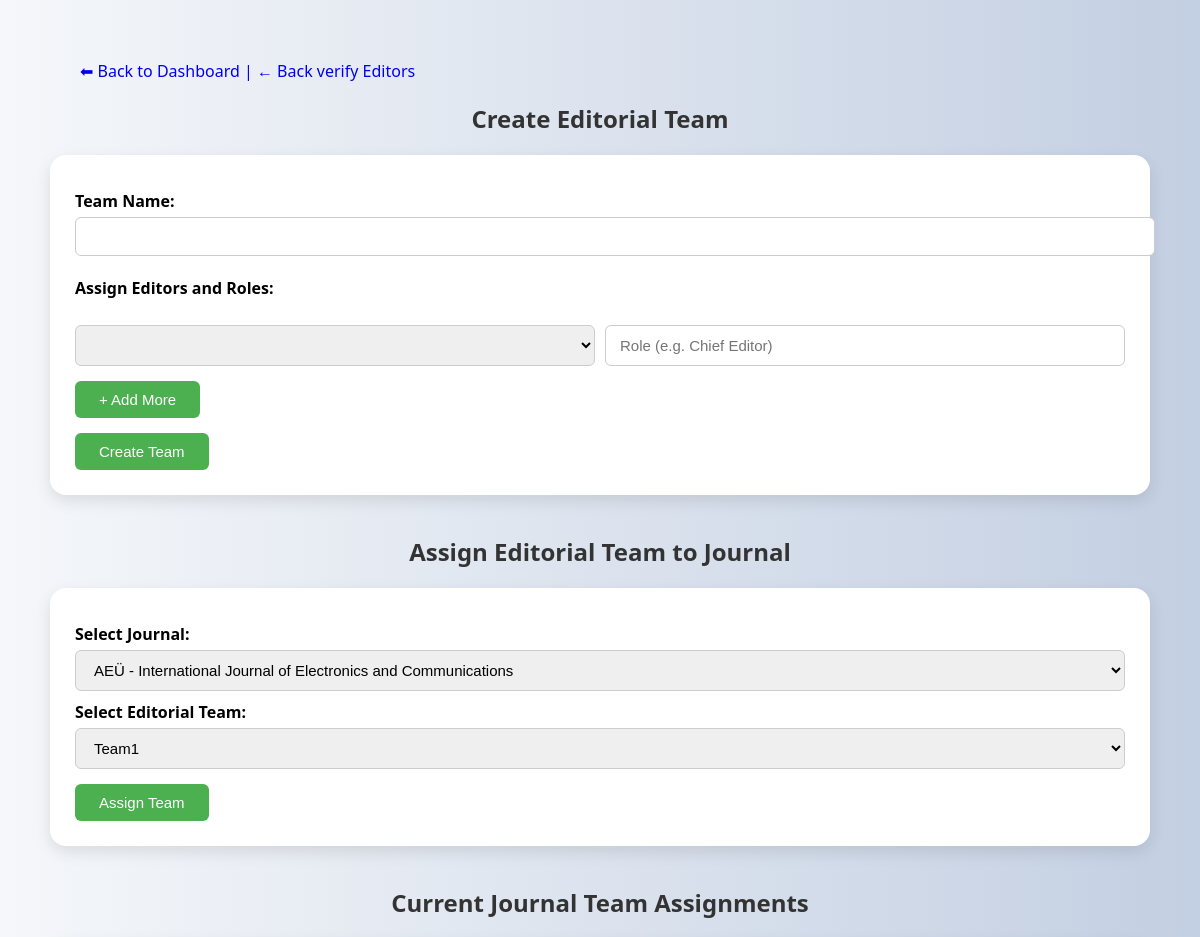
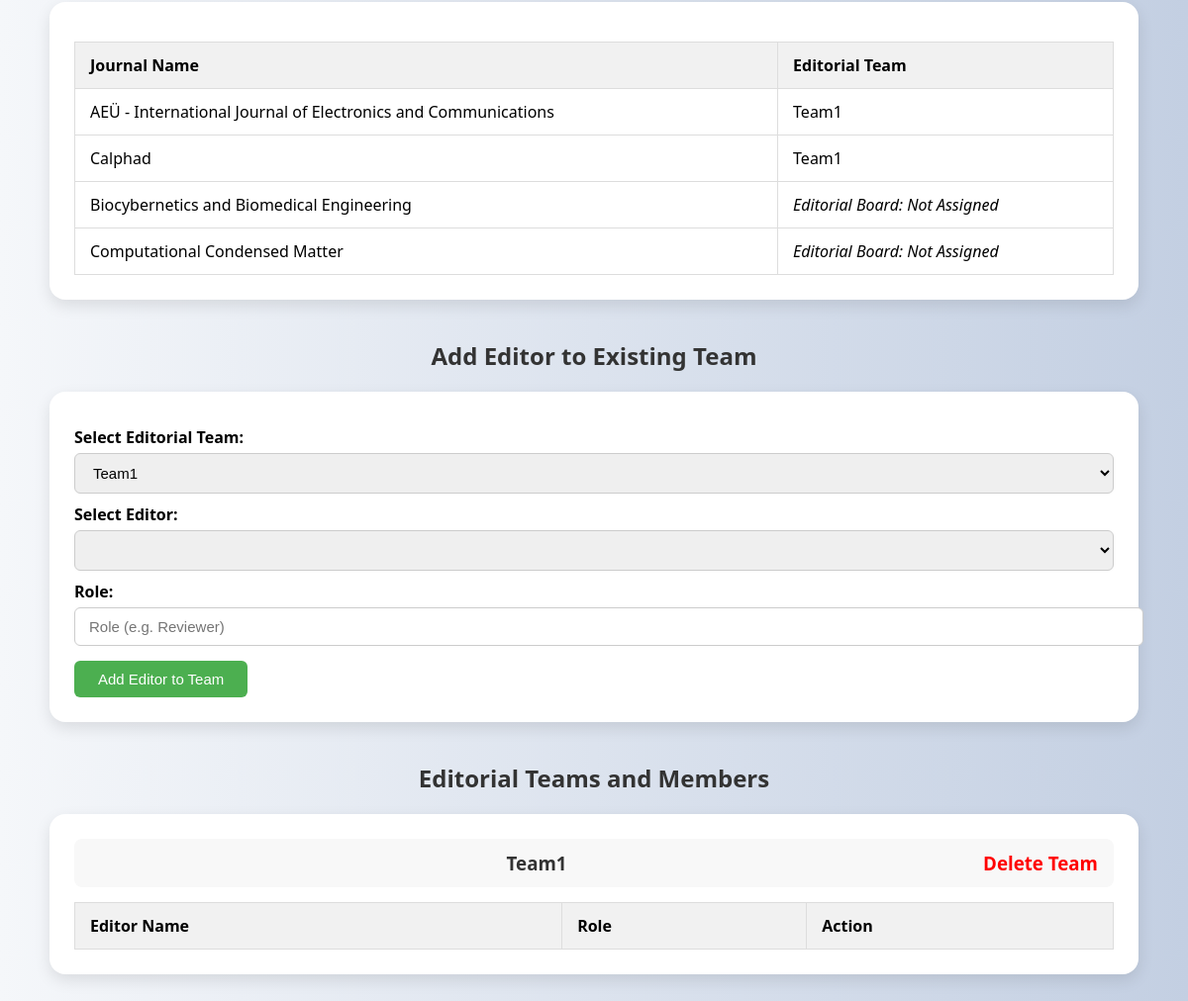
/admin/admin_editorial_teams.php, run on the app's committed database (2 pictures, top to bottom).
### tables this page shows
CREATE TABLE IF NOT EXISTS `journals` (
  `id` int NOT NULL AUTO_INCREMENT,
  `journal_name` varchar(255) NOT NULL,
  `primary_subject` varchar(255) NOT NULL,
  `secondary_subject` varchar(255) NOT NULL,
  `description` text NOT NULL,
  `publisher` varchar(255) NOT NULL,
  `issn` varchar(255) DEFAULT NULL,
  `access_type` varchar(255) NOT NULL,
  `author_payment_required` tinyint(1) DEFAULT '0',
  `reader_payment_required` tinyint(1) DEFAULT '0',
  `author_apc_amount` decimal(10,2) DEFAULT '0.00',
  `reader_fee_amount` decimal(10,2) DEFAULT '0.00',
  `payment_currency` varchar(10) DEFAULT NULL,
  `payment_link` varchar(255) DEFAULT NULL,
  `payment_notes` text,
  `submission_status` varchar(50) NOT NULL,
  `journal_image` varchar(255) DEFAULT NULL,
  `created_at` timestamp NULL DEFAULT CURRENT_TIMESTAMP,
  `journal_abbreviation` varchar(255) NOT NULL,
  `editorial_board` varchar(255) NOT NULL,
  `country` varchar(255) NOT NULL,
  `publication_frequency` varchar(255) NOT NULL,
  `indexing_info` text,
  `scope` text NOT NULL,
  `author_guidelines` varchar(255) DEFAULT NULL,
  `review_process` varchar(255) NOT NULL,
  `impact_factor` varchar(50) DEFAULT NULL,
  `citescore` varchar(50) DEFAULT NULL,
  `acceptance_rate` varchar(50) DEFAULT NULL,
  `editorial_team_id` int DEFAULT NULL,
  `keywords` text,
  PRIMARY KEY (`id`),
  KEY `fk_editorial_team` (`editorial_team_id`)
);

CREATE TABLE IF NOT EXISTS `editorial_teams` (
  `team_id` int NOT NULL AUTO_INCREMENT,
  `team_name` varchar(255) DEFAULT NULL,
  PRIMARY KEY (`team_id`)
);

### include/db_connect.php (called while the page is built, shortened)
<?php
function getAllTeams($conn) {
    return $conn->query("SELECT * FROM editorial_teams");
}
function getAllJournals($conn) {
    return $conn->query("SELECT id, journal_name, editorial_team_id FROM journals");
}
?>

### admin/admin_editorial_teams.php (the view, shortened to what this page needs)
<?php
include("../include/db_connect.php");
$teams = getAllTeams($conn);
$journals = getAllJournals($conn);
?>
<!DOCTYPE html>
<html>
<head>
</head>
<body>
<div class="container">
<div class="text-center mb-3">
<div class="back-btn">
    <a href="admin_dashboard.php" class="btn btn-outline-secondary">⬅ Back to Dashboard |</a>
       <a href="editor_contracts.php" class="btn btn-primary">← Back verify Editors</a>
</div>
</div>
  <h2>Create Editorial Team</h2>
  <form method="POST">
    <label for="team_name">Team Name:</label>
    <input type="text" name="team_name" required>
    <h4>Assign Editors and Roles:</h4>
    <div id="editorRows">
      <div class="editor-row">
      <select name="editor_id[]" required>
    </select>
        <input type="text" name="editor_role[]" placeholder="Role (e.g. Chief Editor)" required />
      </div>
    </div>
    <button type="button" class="add-row-btn" onclick="addEditorRow()">+ Add More</button>
    <br>
    <input type="submit" name="create_team" value="Create Team">
  </form>
  <h2>Assign Editorial Team to Journal</h2>
  <form method="POST">
    <label for="journal_id">Select Journal:</label>
    <select name="journal_id">
      <?php mysqli_data_seek($journals, 0); while($journal = $journals->fetch_assoc()): ?>
        <option value="<?= $journal['id'] ?>"> <?= htmlspecialchars($journal['journal_name']) ?> </option>
      <?php endwhile; ?>
    </select>
    <label for="team_id">Select Editorial Team:</label>
    <select name="team_id">
      <?php
      $teams_for_dropdown = $conn->query("SELECT * FROM editorial_teams");
      while ($team = $teams_for_dropdown->fetch_assoc()): ?>
        <option value="<?= $team['team_id'] ?>"> <?= htmlspecialchars($team['team_name']) ?> </option>
      <?php endwhile; ?>
    </select>
    <input type="submit" name="assign_team" value="Assign Team">
  </form>
  <h2>Current Journal Team Assignments</h2>
  <div class="table">
    <table>
      <thead>
        <tr>
          <th>Journal Name</th>
          <th>Editorial Team</th>
        </tr>
      </thead>
      <tbody>
        <?php
        $result = $conn->query("SELECT j.journal_name, t.team_name FROM journals j LEFT JOIN editorial_teams t ON j.editorial_team_id = t.team_id");
        while($row = $result->fetch_assoc()): ?>
          <tr>
            <td><?= htmlspecialchars($row['journal_name']) ?></td>
            <td><?= $row['team_name'] ? htmlspecialchars($row['team_name']) : '<i>Editorial Board: Not Assigned</i>' ?></td>
          </tr>
        <?php endwhile; ?>
      </tbody>
    </table>
  </div>
<h2>Add Editor to Existing Team</h2>
<form method="POST">
  <label for="existing_team_id">Select Editorial Team:</label>
  <select name="existing_team_id" required>
    <?php
    mysqli_data_seek($teams, 0);
    while ($team = $teams->fetch_assoc()): ?>
      <option value="<?= $team['team_id'] ?>"><?= htmlspecialchars($team['team_name']) ?></option>
    <?php endwhile; ?>
  </select>
  <label for="editor_id">Select Editor:</label>
  <select name="editor_id" required>
  </select>
  <label for="editor_role">Role:</label>
  <input type="text" name="editor_role" placeholder="Role (e.g. Reviewer)" required />
  <input type="submit" name="add_editor_to_team" value="Add Editor to Team">
</form>
  <h2>Editorial Teams and Members</h2>
  <?php
  $teams = $conn->query("SELECT * FROM editorial_teams");
  while ($team = $teams->fetch_assoc()):
    $team_id = $team['team_id'];
    $team_name = htmlspecialchars($team['team_name']);
  ?>
    <div class='table'>
      <h3><?= $team_name ?>
        <a href='?delete_team_id=<?= $team_id ?>' onclick='return confirm("Delete this team?")' style='color:red; float:right;'>Delete Team</a>
      </h3>
      <table>
        <thead><tr><th>Editor Name</th><th>Role</th><th>Action</th></tr></thead>
      </table>
    </div><br>
  <?php endwhile; ?>
</div>
</body>
</html>

### admin/admin_editorial_teams.php (style rules this page uses)
body { font-family: 'Segoe UI', Tahoma, Geneva, Verdana, sans-serif; background: linear-gradient(to right, #f5f7fa, #c3cfe2); margin: 0; padding: 20px; }
.container { max-width: 1100px; margin: auto; padding: 20px; }
h2, h3 { text-align: center; color: #333; }
form, .table { background: #fff; padding: 25px; border-radius: 16px; box-shadow: 0 6px 16px rgba(0, 0, 0, 0.1); margin-bottom: 40px; }
label { display: block; margin-top: 10px; font-weight: bold; }
input[type="text"], select { width: 100%; padding: 10px 14px; margin-top: 5px; border: 1px solid #ccc; border-radius: 6px; font-size: 15px; }
input[type="submit"], .add-row-btn, button[type="button"] { background: #4CAF50; color: white; border: none; padding: 10px 24px; margin-top: 15px; cursor: pointer; font-size: 15px; border-radius: 6px; transition: background 0.3s; }
.add-row-btn { background: #2196F3; }
.editor-row { display: flex; flex-wrap: wrap; gap: 10px; margin-top: 10px; }
.editor-row select, .editor-row input { flex: 1; }
table { width: 100%; border-collapse: collapse; margin-top: 15px; }
th, td { padding: 12px 15px; border: 1px solid #ddd; text-align: left; }
th { background-color: #f1f1f1; font-weight: 600; }
a { text-decoration: none; }
a[href*="delete"] { color: #e74c3c; font-weight: bold; }
.table h3 { background: #f8f8f8; padding: 12px 16px; border-radius: 8px; margin-top: 0; margin-bottom: 10px; position: relative; }
.back-btn { margin: 20px 30px 0; }

### data on the page
journals: journal_name "AEÜ - International Journal of Electronics and Communications", editorial_team.team_name "Team1"
journals: journal_name "Calphad", editorial_team.team_name "Team1"
journals: journal_name "Biocybernetics and Biomedical Engineering", shows "Editorial Board: Not Assigned"
journals: journal_name "Computational Condensed Matter", shows "Editorial Board: Not Assigned"
editorial_teams: team_name "Team1"

### other printed values
form field journal_id "AEÜ - International Journal of Electronics and Communications"
form field team_id "Team1"
form field existing_team_id "Team1"
